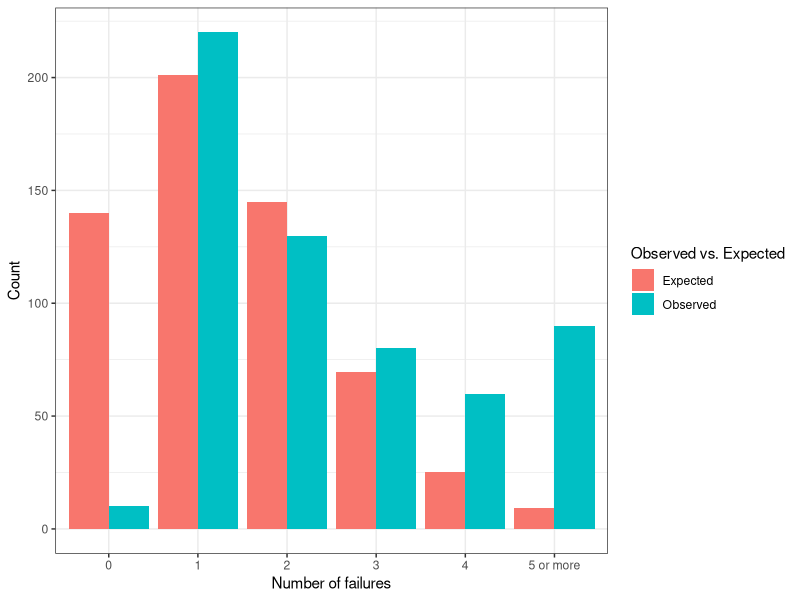
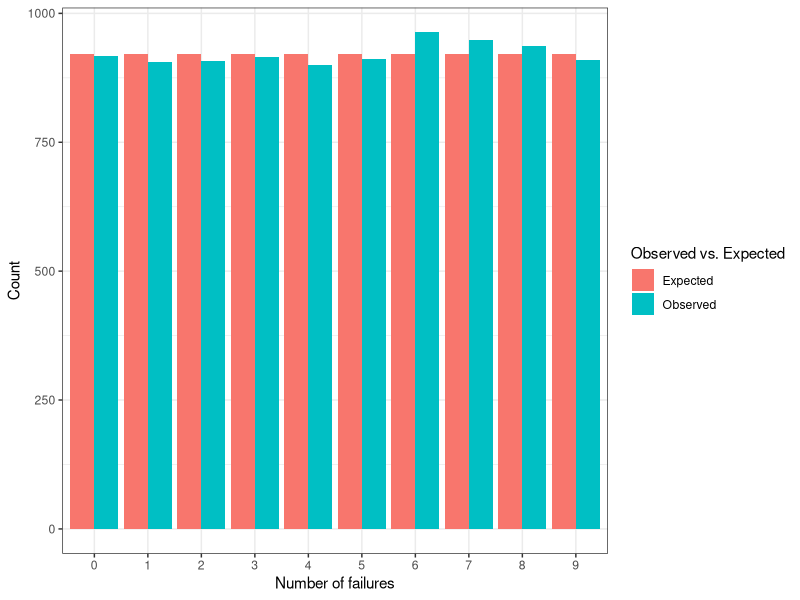

Write the R code that produced these figures, in order.
## ---- chunk 1
#| echo: false

HairEyeColor[,,1]
## ---- chunk 2
xtabs(~species+sex,data=penguins)
## ---- chunk 3
observed <- c(10,220,130,80,60,90)
observed

total <- sum(observed)
total
## ---- chunk 4
expected <- c(
dpois(0,lambda=1.44),
dpois(1,lambda=1.44),
dpois(2,lambda=1.44),
dpois(3,lambda=1.44),
dpois(4,lambda=1.44),
1-ppois(4,lambda=1.44)
)
expected
sum(expected) # must be 1
total*expected # there should not be more than 1.5 bins that have less than 5 expected counts
## ---- chunk 5
chisqtest <- chisq.test(x=observed,p=expected)
chisqtest
## ---- chunk 6
library(tidyverse)
df_observed <- data.frame(bin = c(0,1,2,3,4,"5 or more"),y=observed,type="Observed")
df_expected <- data.frame(bin = c(0,1,2,3,4,"5 or more"),y=total*expected,type="Expected")
df <- bind_rows(df_observed,df_expected)

ggplot(df,aes(x=bin,y=y,group=type,fill=type)) +
  geom_bar(position="dodge",stat="identity") + 
  theme_bw() + 
  labs(x="Number of failures", y="Count",fill="Observed vs. Expected")
## ---- chunk 7
observed <- c(918,905,908,916,900,911,963,948,937,909)
observed

total <- sum(observed)
total
## ---- chunk 8
expected <- c(1/10,1/10,1/10,1/10,1/10,1/10,1/10,1/10,1/10,1/10
)
expected
sum(expected) # must be 1
total*expected # there should not be more than 1.5 bins that have less than 5 expected counts
## ---- chunk 9
chisqtest <- chisq.test(x=observed,p=expected)
chisqtest
## ---- chunk 10
library(tidyverse)
df_observed <- data.frame(bin = 0:9,y=observed,type="Observed")
df_expected <- data.frame(bin = 0:9,y=total*expected,type="Expected")
df <- bind_rows(df_observed,df_expected)

ggplot(df,aes(x=as.factor(bin),y=y,group=type,fill=type)) +
  geom_bar(position="dodge",stat="identity") + 
  theme_bw() + 
  labs(x="Number of failures", y="Count",fill="Observed vs. Expected")
## ---- chunk 11
sleep <- read.csv("SleepHealthData.csv")
## ---- chunk 12
xtabs(~gender+sleep_disorder,data=sleep)
## ---- chunk 13
chisqtest <- chisq.test(sleep$gender,sleep$sleep_disorder)
chisqtest
chisqtest$expected
## ---- chunk 14
sleep <- read.csv("SleepHealthData.csv")
## ---- chunk 15
xtabs(~stress_level+sleep_disorder,data=sleep)
## ---- chunk 16
chisqtest <- chisq.test(sleep$stress_level,sleep$sleep_disorder)
chisqtest
chisqtest$expected
## ---- chunk 17
library(tidyverse)
covid <- read.csv("datasets/covid.csv")
glimpse(covid)
## ---- chunk 18
contingency <- xtabs(~Treatment+Outcome,data=covid)
contingency
## ---- chunk 19
chisqtest <- chisq.test(covid$Treatment,covid$Outcome)
chisqtest
chisqtest$expected

# OR

chisqtest <- chisq.test(contingency)
chisqtest
## ---- chunk 20
source_data <- data.frame(
  Location = c("Urban", "Urban","Urban", "Rural", "Rural","Rural"),
  Source = c("Social Media", "Medical Professionals", "Others", "Social Media", "Medical Professionals", "Others"),
  Count = c(84,96,20,17,31,53)
)

# Create a cross-table using xtabs
cross_table_xtabs <- xtabs(Count ~ Location + Source, data = source_data)
cross_table_xtabs
## ---- chunk 21
chisqtest<- chisq.test(cross_table_xtabs)
chisqtest
chisqtest$expected
## ---- chunk 22

aggregated_data <- data.frame(
  Treatment = c("A_Test", "A_Test", "B_Control", "B_Control"),
  Outcome = c("Favorable", "Unfavorable", "Favorable", "Unfavorable"),
  Count = c(10,2,2, 4)
)

# Create a cross-table using xtabs
cross_table_xtabs <- xtabs(Count ~ Treatment + Outcome, data = aggregated_data)
cross_table_xtabs

## ---- chunk 23
fisher<- fisher.test(cross_table_xtabs,alternative="greater")
fisher
## ---- chunk 24
chisq.test(cross_table_xtabs)
## ---- chunk 25
source_data<- data.frame(
  T1_Presence= c("T1_Presence", "T1_Presence", "T1_Absence", "T1_Absence"),
  T2_Presence = c("T2_Presence", "T2_Absence", "T2_Presence", "T2_Absence"),
  Count = c(38, 12, 5, 45)
)

# Create a cross-table using xtabs
cross_table_xtabs <- xtabs(Count ~ T1_Presence+T2_Presence, data = source_data)
cross_table_xtabs
## ---- chunk 26
mcn <- mcnemar.test(cross_table_xtabs)
mcn
